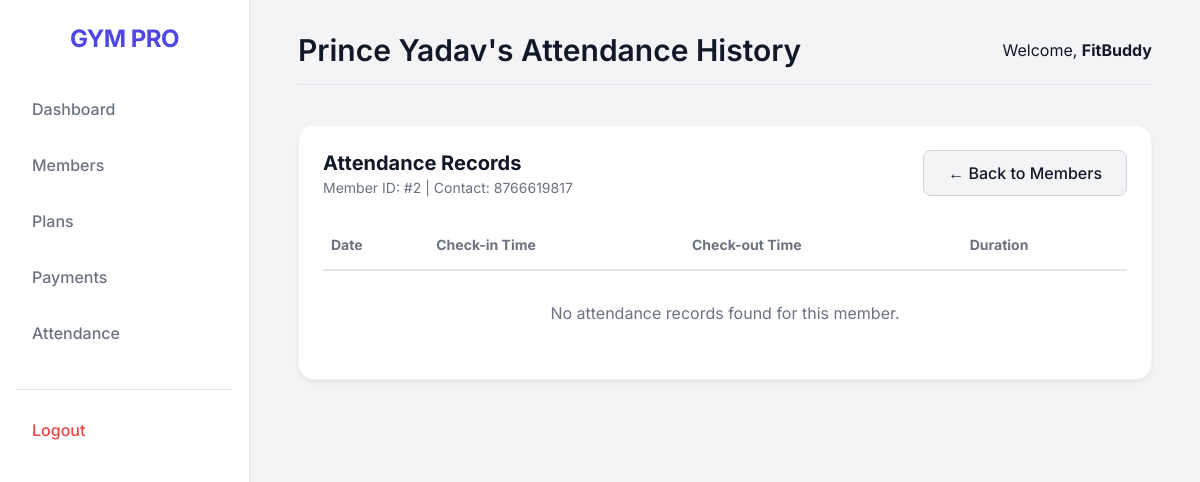
The app's page /members/2/attendance (signed in) with its own data.
### app/models.py (models this page shows, shortened)
class Member(db.Model):
    __tablename__ = 'member'
    id = db.Column(db.Integer, primary_key=True)
    full_name = db.Column(db.String(128), nullable=False)
    phone = db.Column(db.String(32), nullable=False)
    email = db.Column(db.String(120))
    join_date = db.Column(db.Date, default=date.today)
    current_plan_id = db.Column(db.Integer, db.ForeignKey('plan.id'))
    plan_expiry_date = db.Column(db.Date)
    user_id = db.Column(db.Integer, db.ForeignKey('staff.id'))
    attendances = db.relationship('Attendance', backref='member', lazy='dynamic')
    payments = db.relationship('Payment', backref='member', lazy='dynamic')
    reminders = db.relationship('Reminder', backref='member', lazy='dynamic', order_by='desc(Reminder.date_sent)')

class User(UserMixin, db.Model):
    __tablename__ = 'staff'
    id = db.Column(db.Integer, primary_key=True)
    username = db.Column(db.String(64), index=True, unique=True, nullable=False)
    email = db.Column(db.String(120), index=True, unique=True, nullable=False)
    password_hash = db.Column(db.String(256), nullable=False)
    plans = db.relationship('Plan', backref='owner', lazy='dynamic')
    members = db.relationship('Member', backref='owner', lazy='dynamic')
    attendances = db.relationship('Attendance', backref='owner', lazy='dynamic')
    payments = db.relationship('Payment', backref='owner', lazy='dynamic')
    expenses = db.relationship('Expense', backref='owner', lazy='dynamic')
    enquiries = db.relationship('Enquiry', backref='owner', lazy='dynamic')
    visitors = db.relationship('Visitor', backref='owner', lazy='dynamic')
    reminders = db.relationship('Reminder', backref='owner', lazy='dynamic')

### app/routes/members.py (the view)
@bp.route('/<int:id>/attendance')
@login_required
def attendance_history(id):
    member = Member.query.filter_by(id=id, user_id=current_user.id).first_or_404()
    records = Attendance.query.filter_by(member_id=id, user_id=current_user.id).order_by(Attendance.date.desc(), Attendance.entry_time.desc()).all()
    return render_template('members/attendance_history.html', member=member, records=records)

### app/models.py (called while the page is built)
@login.user_loader
def load_user(id):
    return User.query.get(int(id))

### app/templates/members/attendance_history.html
{% extends "base.html" %}
{% block page_title %}{{ member.full_name }}'s Attendance History{% endblock %}
{% block content %}
<div class="card" style="margin-bottom: 2rem;">
    <div style="display: flex; justify-content: space-between; align-items: center; margin-bottom: 1.5rem;">
        <div>
            <h2 style="font-size: 1.25rem;">Attendance Records</h2>
            <p style="color: var(--text-muted); font-size: 0.875rem; margin-top: 0.25rem;">
                Member ID: #{{ member.id }} |
                Contact: {{ member.phone }}
            </p>
        </div>
        <a href="{{ url_for('members.list_members') }}" class="btn" style="background: var(--bg-color); border: 1px solid #D1D5DB; color: var(--text-main); text-decoration: none;">
            &larr; Back to Members
        </a>
    </div>
    <div style="overflow-x: auto;">
        <table style="width: 100%; border-collapse: collapse; text-align: left;">
            <thead>
                <tr style="border-bottom: 2px solid #E5E7EB; color: var(--text-muted); font-size: 0.875rem;">
                    <th style="padding: 1rem 0.5rem;">Date</th>
                    <th style="padding: 1rem 0.5rem;">Check-in Time</th>
                    <th style="padding: 1rem 0.5rem;">Check-out Time</th>
                    <th style="padding: 1rem 0.5rem;">Duration</th>
                </tr>
            </thead>
            <tbody>
                {% for record in records %}
                <tr style="border-bottom: 1px solid #E5E7EB;">
                    <td style="padding: 1rem 0.5rem; font-weight: 500;">
                        {{ record.date.strftime('%B %d, %Y') }}
                    </td>
                    <td style="padding: 1rem 0.5rem;">
                        <span style="background: #D1FAE5; color: var(--success); padding: 0.25rem 0.75rem; border-radius: 9999px; font-size: 0.75rem; font-weight: 600;">
                            {{ record.entry_time.strftime('%I:%M %p') }}
                        </span>
                    </td>
                    <td style="padding: 1rem 0.5rem;">
                        {% if record.exit_time %}
                        <span style="background: #FEE2E2; color: var(--danger); padding: 0.25rem 0.75rem; border-radius: 9999px; font-size: 0.75rem; font-weight: 600;">
                            {{ record.exit_time.strftime('%I:%M %p') }}
                        </span>
                        {% else %}
                        <span style="color: var(--text-muted); font-size: 0.875rem;">Not checked out</span>
                        {% endif %}
                    </td>
                    <td style="padding: 1rem 0.5rem;">
                        {% if record.exit_time %}
                            {% set start = record.entry_time.hour * 60 + record.entry_time.minute %}
                            {% set end = record.exit_time.hour * 60 + record.exit_time.minute %}
                            {% set mins = end - start %}
                            {% if mins < 0 %}
                                {% set mins = mins + 1440 %}
                            {% endif %}
                            {% set hours = mins // 60 %}
                            {% set remaining_mins = mins % 60 %}
                            {% if hours > 0 %}
                                {{ hours }}h {{ remaining_mins }}m
                            {% else %}
                                {{ remaining_mins }}m
                            {% endif %}
                        {% else %}
                            -
                        {% endif %}
                    </td>
                </tr>
                {% else %}
                <tr>
                    <td colspan="4" style="padding: 2rem; text-align: center; color: var(--text-muted);">
                        No attendance records found for this member.
                    </td>
                </tr>
                {% endfor %}
            </tbody>
        </table>
    </div>
</div>
{% endblock %}

### app/templates/base.html (shortened to what this page needs)
<!DOCTYPE html>
<html lang="en">
<head>
</head>
<body>
    {% if current_user.is_authenticated %}
    <aside class="sidebar">
        <a href="{{ url_for('dashboard.index') }}" style="text-decoration: none;">
            <div class="sidebar-brand">GYM PRO</div>
        </a>
        <nav>
            <a href="{{ url_for('dashboard.index') }}" class="nav-link">Dashboard</a>
            <a href="{{ url_for('members.list_members') }}" class="nav-link">Members</a>
            <a href="{{ url_for('members.list_plans') }}" class="nav-link">Plans</a>
            <a href="{{ url_for('payments.list_payments') }}" class="nav-link">Payments</a>
            <a href="{{ url_for('attendance.index') }}" class="nav-link">Attendance</a>
            <div style="margin-top: 2rem; border-top: 1px solid #E5E7EB; padding-top: 1rem;">
                <a href="{{ url_for('auth.logout') }}" class="nav-link" style="color: var(--danger)">Logout</a>
            </div>
        </nav>
    </aside>
    {% endif %}
    <main class="main-content" {% if not current_user.is_authenticated %}style="margin-left: 0; width: 100%; display: flex; justify-content: center; align-items: center;"{% endif %}>
        {% if current_user.is_authenticated %}
        <header class="header">
            <h1>{% block page_title %}Dashboard{% endblock %}</h1>
            <div class="user-info">
                <span>Welcome, <strong>{{ current_user.username }}</strong></span>
            </div>
        </header>
        {% endif %}
        {% block content %}{% endblock %}
    </main>
</body>
</html>

### app/templates/base.html (style rules this page uses)
:root { --primary: #4F46E5; --primary-hover: #4338CA; --bg-color: #F3F4F6; --card-bg: #FFFFFF; --text-main: #111827; --text-muted: #6B7280; --danger: #EF4444; --success: #10B981; --warning: #F59E0B; --sidebar-width: 250px; }
* { margin: 0; padding: 0; box-sizing: border-box; font-family: 'Inter', sans-serif; }
body { background-color: var(--bg-color); color: var(--text-main); display: flex; min-height: 100vh; }
.sidebar { width: var(--sidebar-width); background: var(--card-bg); border-right: 1px solid #E5E7EB; display: flex; flex-direction: column; padding: 1.5rem 1rem; position: fixed; height: 100vh; overflow-y: auto; box-shadow: 2px 0 5px rgba(0,0,0,0.02); }
.sidebar-brand { font-size: 1.5rem; font-weight: 700; color: var(--primary); text-align: center; margin-bottom: 2rem; letter-spacing: -0.5px; }
.nav-link { display: flex; align-items: center; padding: 0.875rem 1rem; color: var(--text-muted); text-decoration: none; border-radius: 0.5rem; margin-bottom: 0.5rem; font-weight: 500; transition: all 0.2s ease; }
.main-content { flex: 1; margin-left: var(--sidebar-width); padding: 2rem 3rem; width: calc(100% - var(--sidebar-width)); }
.header { display: flex; justify-content: space-between; align-items: center; margin-bottom: 2.5rem; padding-bottom: 1rem; border-bottom: 1px solid #E5E7EB; }
.header h1 { font-size: 1.875rem; font-weight: 600; color: var(--text-main); }
.user-info { display: flex; align-items: center; gap: 1rem; }
.card { background: var(--card-bg); border-radius: 1rem; padding: 1.5rem; box-shadow: 0 4px 6px -1px rgba(0, 0, 0, 0.05), 0 2px 4px -1px rgba(0, 0, 0, 0.03); border: 1px solid #F3F4F6; transition: transform 0.2s ease, box-shadow 0.2s ease; }
.btn { display: inline-block; padding: 0.75rem 1.5rem; font-size: 1rem; font-weight: 500; border-radius: 0.5rem; border: none; cursor: pointer; transition: background-color 0.2s, transform 0.1s; text-align: center; text-decoration: none; }

### records on screen
Member: full_name "Prince Yadav", id "2", phone "8766619817"
User: username "FitBuddy"
